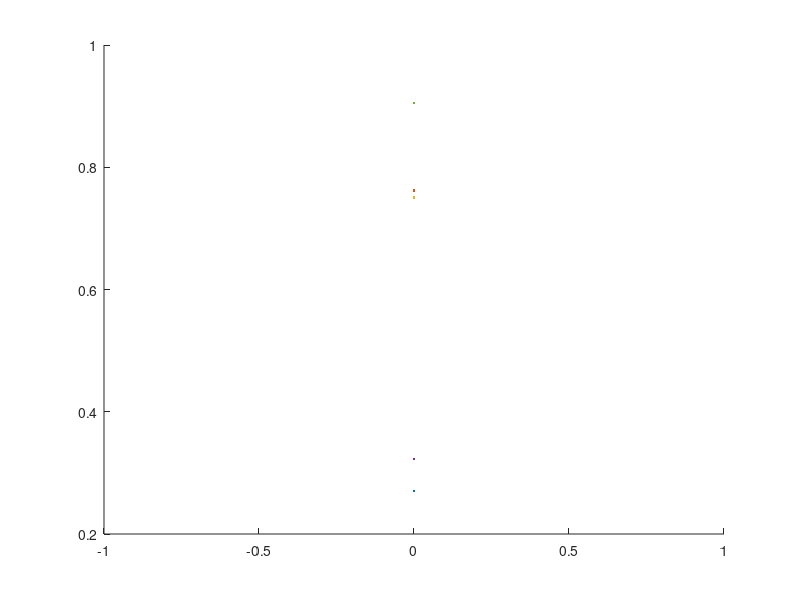

Write MATLAB code to recreate this figure. (Note: this script raises an error after producing the figure.)
%maxnet simulation: for nnodes number of nodes, each node has a unity
%autapse and every pair of nodes has mutual inhibition of strength eps (<0)
% start w/ random initialization of the neural outputs, sigma_vec, then
% simulate the evolution of the network (with implicit time constant = 1)
%activiation function is assumed to output zero for any negative input, but
%is linear (with slope=1) for any non-negative input
clear all %delete any old variables still hanging around
figure(1) %clear figure 1 for display
clf %clear the current figure

eps=-0.02; %choose mutual inhibition strength
nnodes = 5; %choose a number of interconnected nodes
W=ones(nnodes,nnodes); %need to populate weight matrix--start w/ all ones
%fix the values of W to be correct, using unity autapses and mutual
%inhibition of strength eps

W %view the result

%initialize a set of outputs:
sigma_vec = rand(nnodes,1)
sigma_history=[sigma_vec];
time =0; %create time vector to enable plotting
time_vec=[time];
%plot evolution of all outputs up to this point...
figure(1)
clf
hold all %allow adding new data to figure 1
for i=1:nnodes
    plot(time,sigma_vec(i))
end

while 1>0   %infinite loop; requires user to hit ctl-C to break out of loop--else revise termination condition
    time=time+1; %implicitly sets the time delay of each neuron (stimulus to response) to be 1 unit
    time_vec=[time_vec,time]; %add an element to the time vector
 
    net_inputs = W*sigma_vec %make sure you understand what this means and why it is true

    %for each neuron, compute firing rate as a function of net voltage at soma
    for i=1:nnodes
        sigma_vec(i)=activation_fnc(net_inputs(i)); %outputs follow from inputs and activation fnc
    end
    sigma_vec %display the output values
    sigma_history=[sigma_history,sigma_vec]; %keep track of this for plotting history
 
    %rest of this is just plotting--overwrite the figure to show current status
    hold off %clear the figure
    clf
    hold all %allows adding multiple lines to the plot
    for i=1:nnodes
        y_vec=sigma_history(i,:); %strip off i'th row of neural responses (for i'th neuron's responses)
        plot(time_vec,y_vec) %plot this neural response vs time
    end
    title('Maxnet time history of outputs')
    xlabel('time')
    ylabel('sigma outputs')
    % done with plot
    pause %for single-stepping; user must hit "enter" to continue with next iteration
end


    
        
